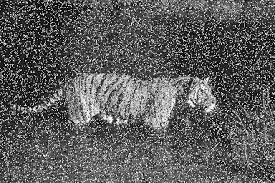
#> input picture vis/trash/pr1/images/p2.jpg, 275 x 183 px, found by its file name
$ python 1.py
#> lines starting #> are read from the running program, lines starting #| are printed output that depends on the picture
import cv2
import numpy as np
import matplotlib.pyplot as plt

# Load the grayscale image
image_path = "pr1/images/p2.jpg"
image = cv2.imread(image_path, cv2.IMREAD_GRAYSCALE)
#> image is the input picture: shape (183, 275); min 0, max 255, mean 92.3

# Apply power-law transformation (adjust gamma as needed)
gamma = 2.0  # Adjust gamma to control the degree of transformation
stretched_image = np.power(image / 255.0, gamma) * 255
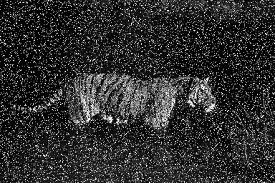
#> stretched_image: shape (183, 275) float64; min 0, max 255, mean 48.1

# Compute the original and transformed histograms
original_histogram, bins = np.histogram(image.ravel(), bins=256, range=(0, 256))
#> original_histogram = 256 values, max 1584 at index 0, min 9 at index 254, mean 196.6; bins = 257 values from 0 to 256
stretched_histogram, bins = np.histogram(stretched_image.ravel(), bins=256, range=(0, 256))
#> stretched_histogram = 256 values, max 4381 at index 0, min 0 at index 78, mean 196.6

# Plot histograms
plt.figure(figsize=(14, 7))

# Original Histogram
plt.subplot(1, 2, 1)
plt.bar(range(256), original_histogram, color='blue', alpha=0.7)
plt.title("Original Histogram")
plt.xlabel("Pixel Intensity")
plt.ylabel("Frequency")

# Transformed Histogram
plt.subplot(1, 2, 2)
plt.bar(range(256), stretched_histogram, color='green', alpha=0.7)
plt.title("Transformed Histogram")
plt.xlabel("Pixel Intensity")
plt.ylabel("Frequency")

plt.tight_layout()
plt.show()
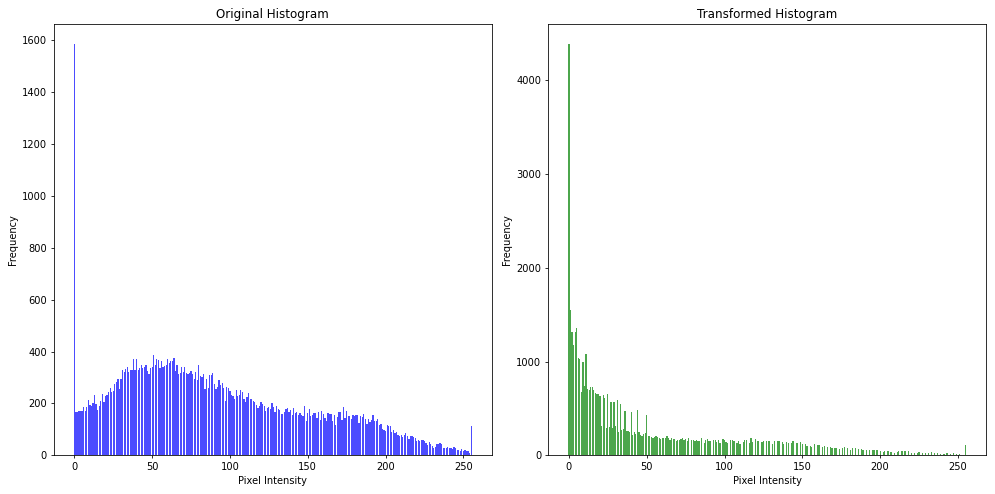
#> figure drawn by matplotlib, 2 panels; panel 1: tallest bar 1584 high, from x = -0.4 to 0.4; panel 2: tallest bar 4381 high, from x = -0.4 to 0.4

# Display the original and transformed images
cv2.imshow("Original Image", image)
cv2.imshow("Transformed Image", stretched_image.astype(np.uint8))
cv2.waitKey(0)
cv2.destroyAllWindows()

$ run again, with vis/trash/pr1/images/p3.jpg copied over vis/trash/pr1/images/p2.jpg
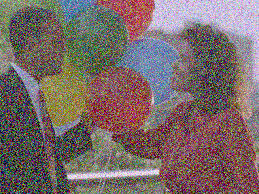
#> input picture vis/trash/pr1/images/p3.jpg, 259 x 194 px, found by its file name
#> `stretched_image = np.power(image / 255.0, gamma) * 255`:
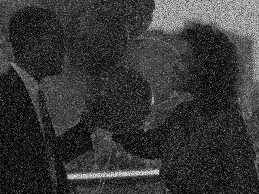
#> stretched_image: shape (194, 259) float64; min 0, max 255, mean 55.1
#> original_histogram = 256 values, max 532 at index 113, min 0 at index 247, mean 196.3; bins = 257 values from 0 to 256
#> stretched_histogram = 256 values, max 1046 at index 50, min 0 at index 78, mean 196.3
#> `plt.show()`:
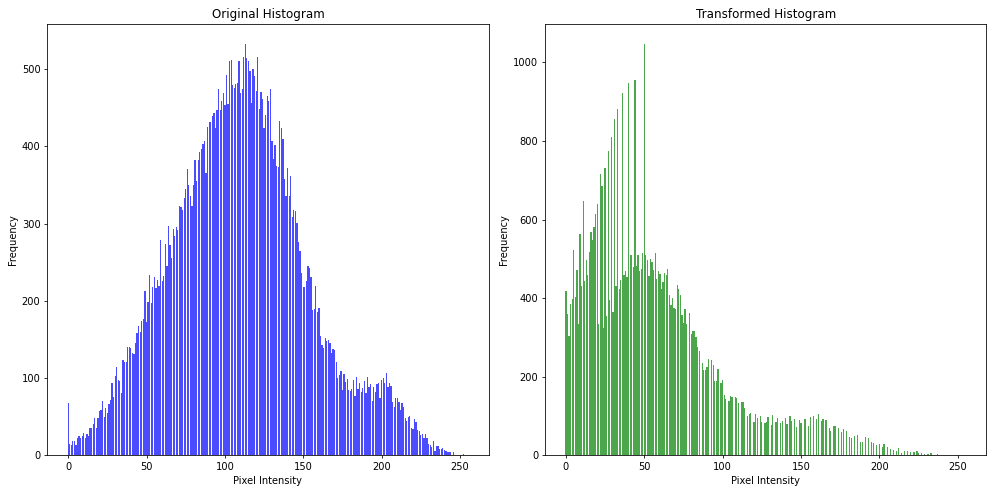
#> figure drawn by matplotlib, 2 panels; panel 1: tallest bar 532 high, from x = 112.6 to 113.4; panel 2: tallest bar 1046 high, from x = 49.6 to 50.4

$ run again, with vis/trash/pr1/images/p1.png saved as vis/trash/pr1/images/p2.jpg
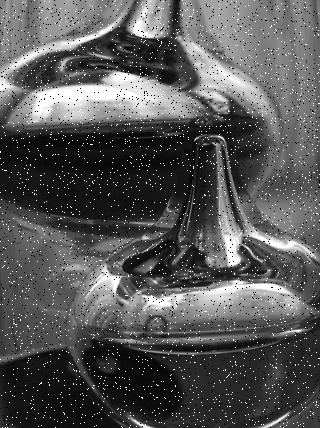
#> input picture vis/trash/pr1/images/p1.png, 320 x 428 px, found by its file name
#> image is the input picture: shape (428, 320); min 0, max 255, mean 86.8
#> `stretched_image = np.power(image / 255.0, gamma) * 255`:
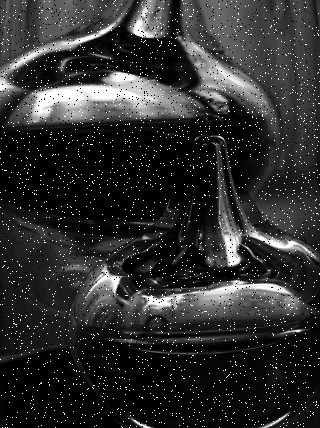
#> stretched_image: shape (428, 320) float64; min 0, max 255, mean 46.9
#> original_histogram = 256 values, max 2847 at index 255, min 77 at index 241, mean 535; bins = 257 values from 0 to 256
#> stretched_histogram = 256 values, max 14104 at index 1, min 0 at index 78, mean 535
#> `plt.show()`:
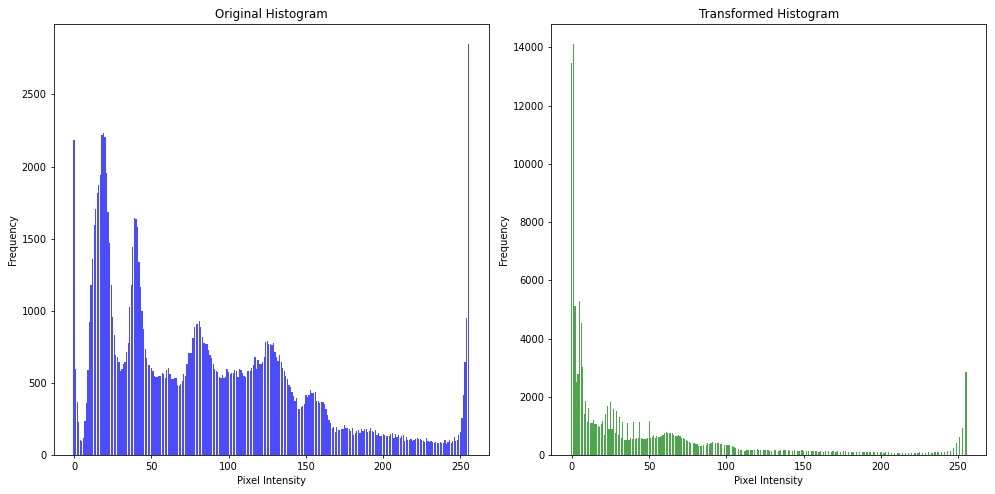
#> figure drawn by matplotlib, 2 panels; panel 1: tallest bar 2847 high, from x = 254.6 to 255.4; panel 2: tallest bar 14104 high, from x = 0.6 to 1.4

$ run again, with vis/trash/pr1/images/q_1.png saved as vis/trash/pr1/images/p2.jpg
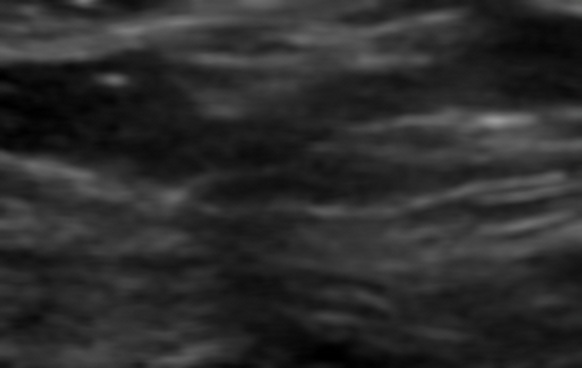
#> input picture vis/trash/pr1/images/q_1.png, 582 x 368 px, found by its file name
#> `stretched_image = np.power(image / 255.0, gamma) * 255`:
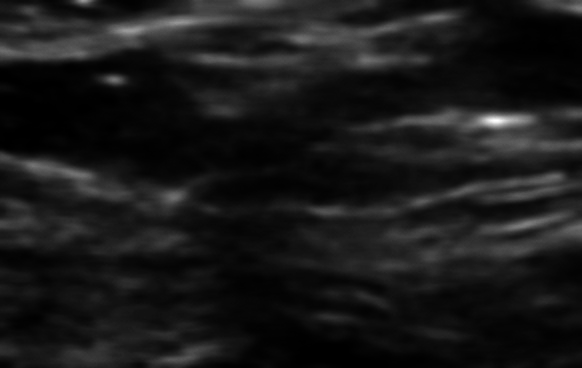
#> stretched_image: shape (368, 582) float64; min 0, max 93, mean 9.2; drawn with min black and max white
#> original_histogram = 256 values, max 5045 at index 30, min 0 at index 155, mean 836.6; bins = 257 values from 0 to 256
#> stretched_histogram = 256 values, max 19872 at index 2, min 0 at index 78, mean 836.6
#> `cv2.imshow("Transformed Image", stretched_image.astype(np.uint8))`:
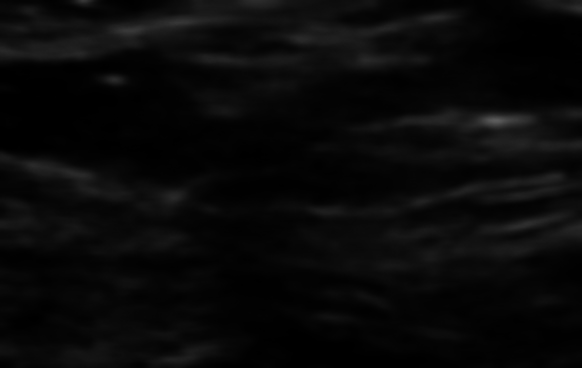
#> window 'Transformed Image': shape (368, 582); min 0, max 93, mean 8.7
